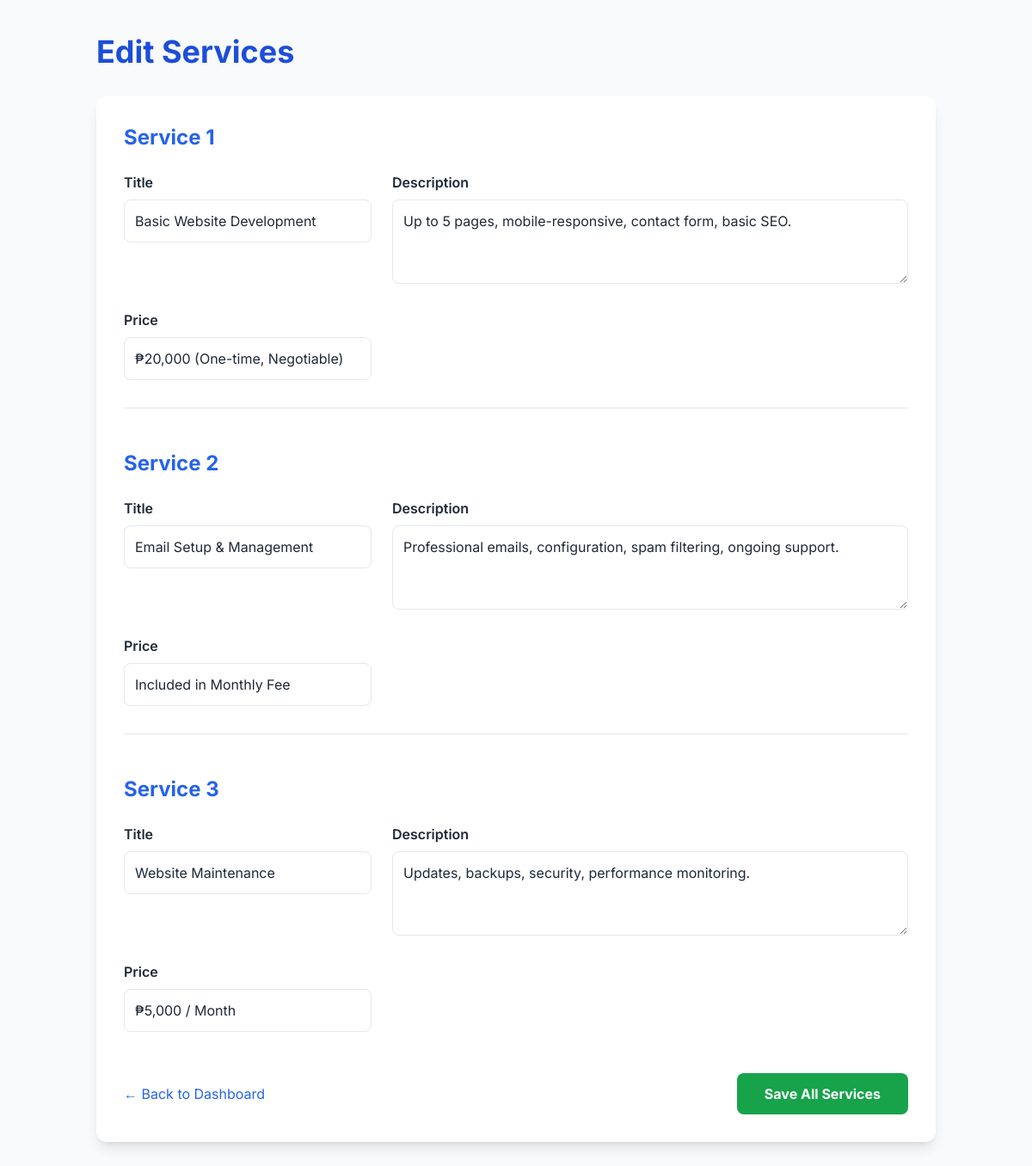
/admin/edit-services (signed in), run on the app's committed database.
### tables this page shows
CREATE TABLE page_content
                 (key TEXT PRIMARY KEY,
                  value TEXT NOT NULL);

### app.py (the view, shortened to what this page needs)
@app.route('/admin/edit-services', methods=['GET', 'POST'])
@login_required
def edit_services():
    return render_template('admin/edit_services.html',
                           s1_title=get_content('service1_title'),
                           s1_desc=get_content('service1_desc'),
                           s1_price=get_content('service1_price'),
                           s2_title=get_content('service2_title'),
                           s2_desc=get_content('service2_desc'),
                           s2_price=get_content('service2_price'),
                           s3_title=get_content('service3_title'),
                           s3_desc=get_content('service3_desc'),
                           s3_price=get_content('service3_price'))

### app.py (called while the page is built)
def get_content(key, default=""):
    conn = sqlite3.connect('blog.db')
    c = conn.cursor()
    c.execute("SELECT value FROM page_content WHERE key=?", (key,))
    result = c.fetchone()
    conn.close()
    return result[0] if result else default

def login_required(f):
    @wraps(f)
    def decorated(*args, **kwargs):
        if 'logged_in' not in session:
            return redirect(url_for('admin_login'))
        return f(*args, **kwargs)
    return decorated

### templates/admin/edit_services.html (shortened to what this page needs)
{% extends 'base.html' %}
{% block content %}
<div class="container mx-auto py-10 px-6 max-w-5xl">
    <h1 class="text-4xl font-bold mb-8 text-blue-700">Edit Services</h1>
    <form method="POST" class="bg-white rounded-xl shadow-lg p-8">
        <div class="mb-12 pb-8 border-b border-gray-200">
            <h2 class="text-2xl font-bold mb-6 text-blue-600">Service 1</h2>
            <div class="grid md:grid-cols-3 gap-6">
                <div>
                    <label class="block font-semibold mb-2">Title</label>
                    <input type="text" name="s1_title" value="{{ s1_title }}" class="w-full p-3 border rounded-lg" required>
                </div>
                <div class="md:col-span-2">
                    <label class="block font-semibold mb-2">Description</label>
                    <textarea name="s1_desc" rows="3" class="w-full p-3 border rounded-lg" required>{{ s1_desc }}</textarea>
                </div>
                <div>
                    <label class="block font-semibold mb-2">Price</label>
                    <input type="text" name="s1_price" value="{{ s1_price }}" class="w-full p-3 border rounded-lg" required>
                </div>
            </div>
        </div>
        <div class="mb-12 pb-8 border-b border-gray-200">
            <h2 class="text-2xl font-bold mb-6 text-blue-600">Service 2</h2>
            <div class="grid md:grid-cols-3 gap-6">
                <div>
                    <label class="block font-semibold mb-2">Title</label>
                    <input type="text" name="s2_title" value="{{ s2_title }}" class="w-full p-3 border rounded-lg" required>
                </div>
                <div class="md:col-span-2">
                    <label class="block font-semibold mb-2">Description</label>
                    <textarea name="s2_desc" rows="3" class="w-full p-3 border rounded-lg" required>{{ s2_desc }}</textarea>
                </div>
                <div>
                    <label class="block font-semibold mb-2">Price</label>
                    <input type="text" name="s2_price" value="{{ s2_price }}" class="w-full p-3 border rounded-lg" required>
                </div>
            </div>
        </div>
        <div class="mb-12">
            <h2 class="text-2xl font-bold mb-6 text-blue-600">Service 3</h2>
            <div class="grid md:grid-cols-3 gap-6">
                <div>
                    <label class="block font-semibold mb-2">Title</label>
                    <input type="text" name="s3_title" value="{{ s3_title }}" class="w-full p-3 border rounded-lg" required>
                </div>
                <div class="md:col-span-2">
                    <label class="block font-semibold mb-2">Description</label>
                    <textarea name="s3_desc" rows="3" class="w-full p-3 border rounded-lg" required>{{ s3_desc }}</textarea>
                </div>
                <div>
                    <label class="block font-semibold mb-2">Price</label>
                    <input type="text" name="s3_price" value="{{ s3_price }}" class="w-full p-3 border rounded-lg" required>
                </div>
            </div>
        </div>
        <div class="flex justify-between items-center">
            <a href="/admin" class="text-blue-600 hover:underline">← Back to Dashboard</a>
            <button type="submit" class="bg-green-600 text-white font-bold py-3 px-8 rounded-lg hover:bg-green-700 transition">
                Save All Services
            </button>
        </div>
    </form>
</div>
{% endblock %}

### templates/base.html (style rules this page uses)
body { font-family: 'Inter', sans-serif; }

### data on the page
page_content: s1_title "Basic Website Development"
page_content: s1_desc "Up to 5 pages, mobile-responsive, contact form, basic SEO."
page_content: s1_price "₱20,000 (One-time, Negotiable)"
page_content: s2_title "Email Setup & Management"
page_content: s2_desc "Professional emails, configuration, spam filtering, ongoing support."
page_content: s2_price "Included in Monthly Fee"
page_content: s3_title "Website Maintenance"
page_content: s3_desc "Updates, backups, security, performance monitoring."
page_content: s3_price "₱5,000 / Month"
